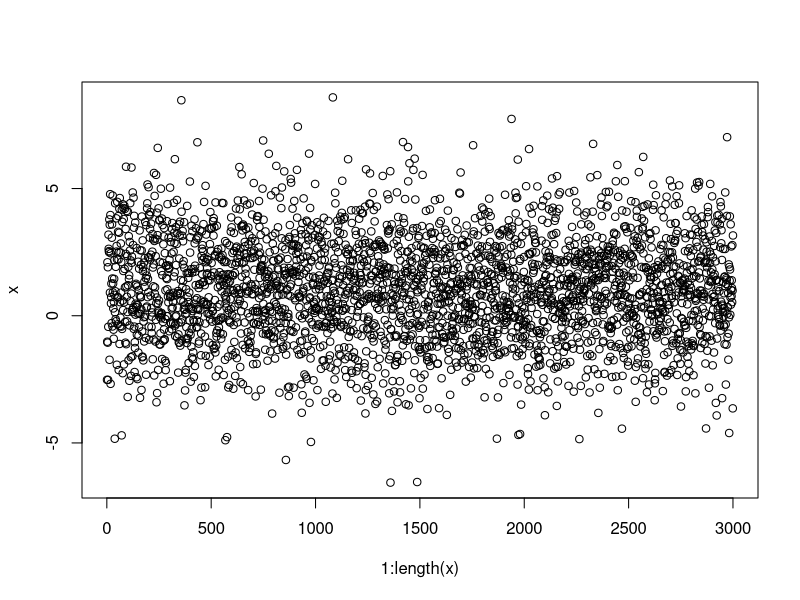
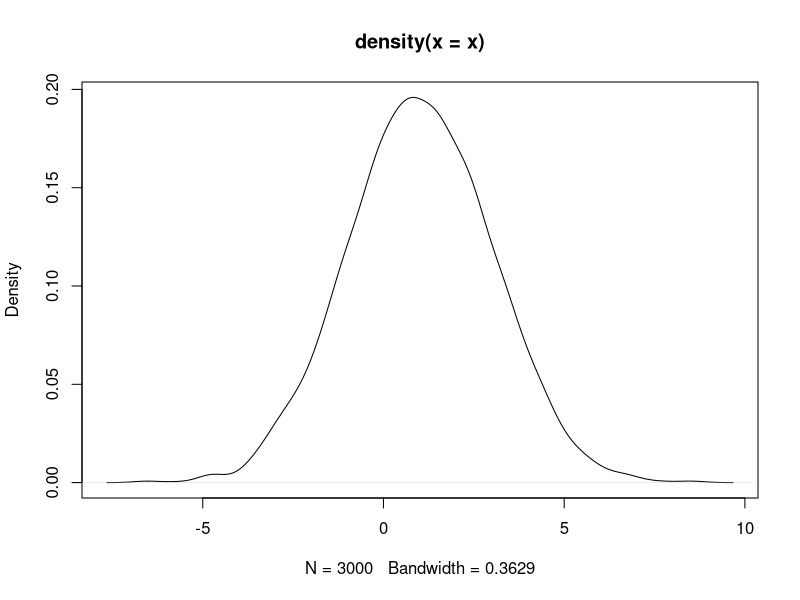

Generate these figures, in order, with R:

# plot random distribution
c = 1
d = 2
x <- rnorm(3000, c, d)
plot(1:length(x),x)



pdf("test.pdf")
plot(density(x))
dev.off()
